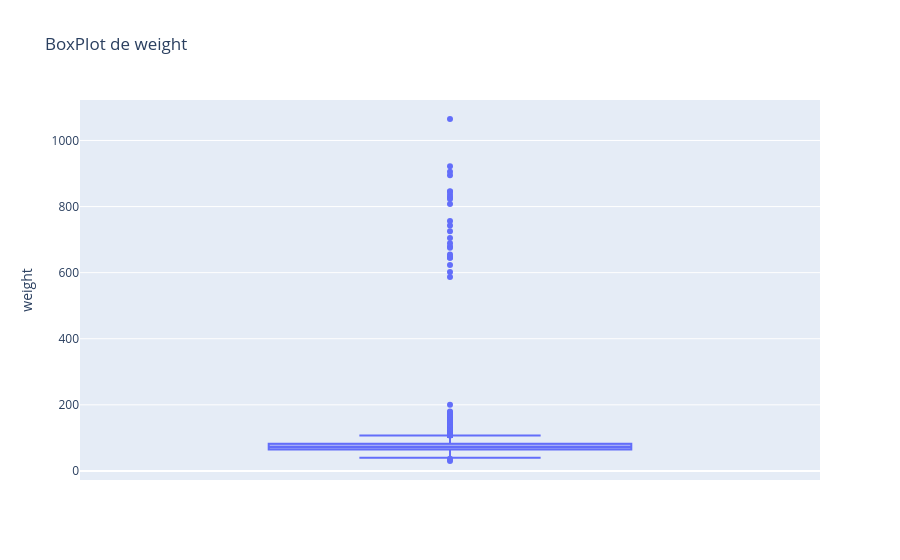

Here is the notebook cell this chart was saved with:
### Code cell
fig = px.box(base, y='weight', title='BoxPlot de weight')
fig.show()

### Figure 1 — Plotly figure (JSON) as saved in the notebook; plotly's stock layout.template omitted (floating-point values rounded to 4 significant figures; data arrays with more than 128 entries replaced by an {"elided": "..."} marker saying what was removed)
{"data": [{"alignmentgroup": "True", "hovertemplate": "weight=%{y}<extra></extra>", "legendgroup": "", "marker": {"color": "#636efa"}, "name": "", "notched": false, "offsetgroup": "", "orientation": "v", "showlegend": false, "type": "box", "x0": " ", "xaxis": "x", "y": {"elided": "10000 float values"}, "y0": " ", "yaxis": "y"}], "layout": {"boxmode": "group", "legend": {"tracegroupgap": 0}, "title": {"text": "BoxPlot de weight"}, "xaxis": {"anchor": "y", "domain": [0, 1]}, "yaxis": {"anchor": "x", "domain": [0, 1], "title": {"text": "weight"}}}}
